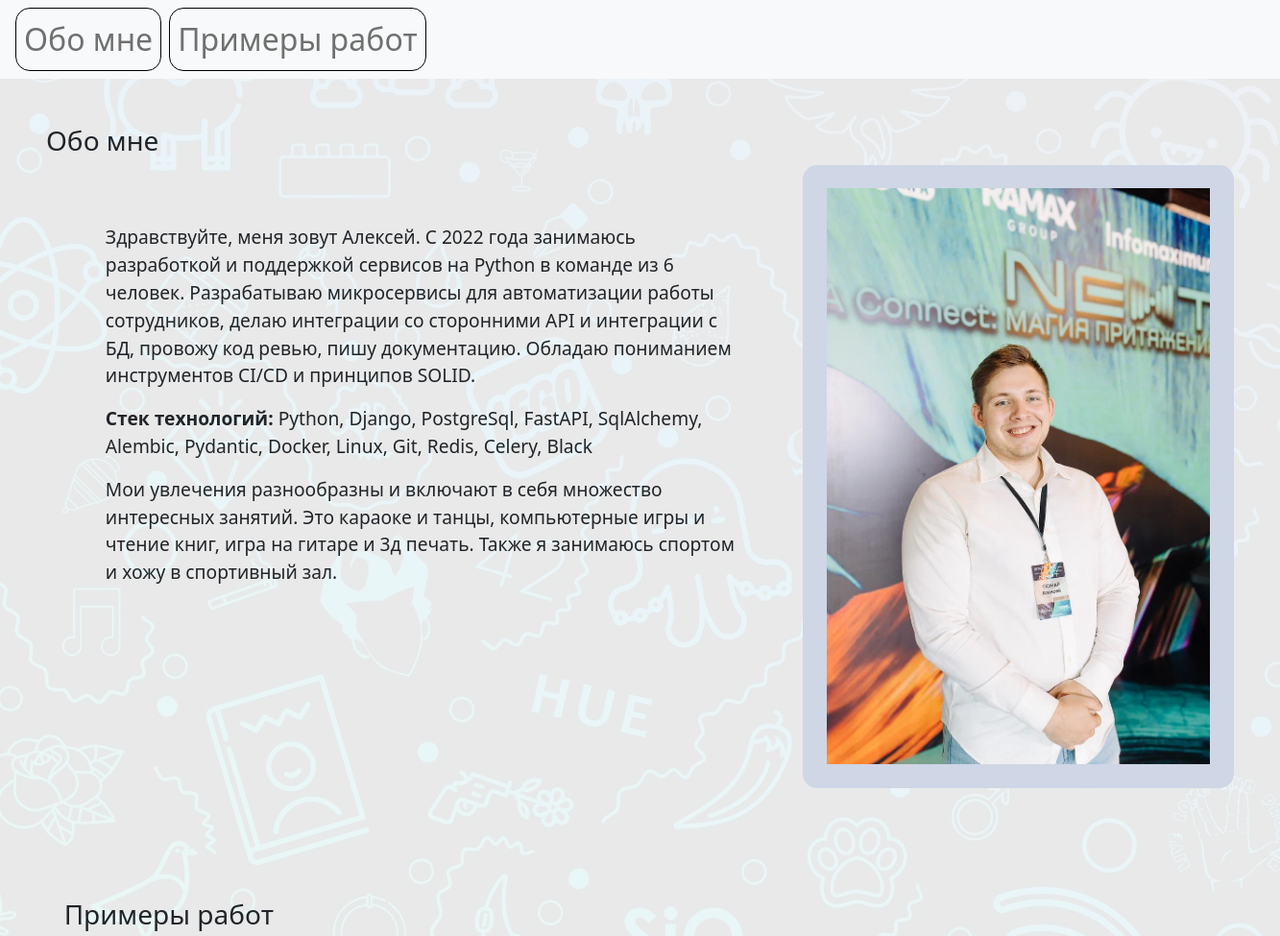
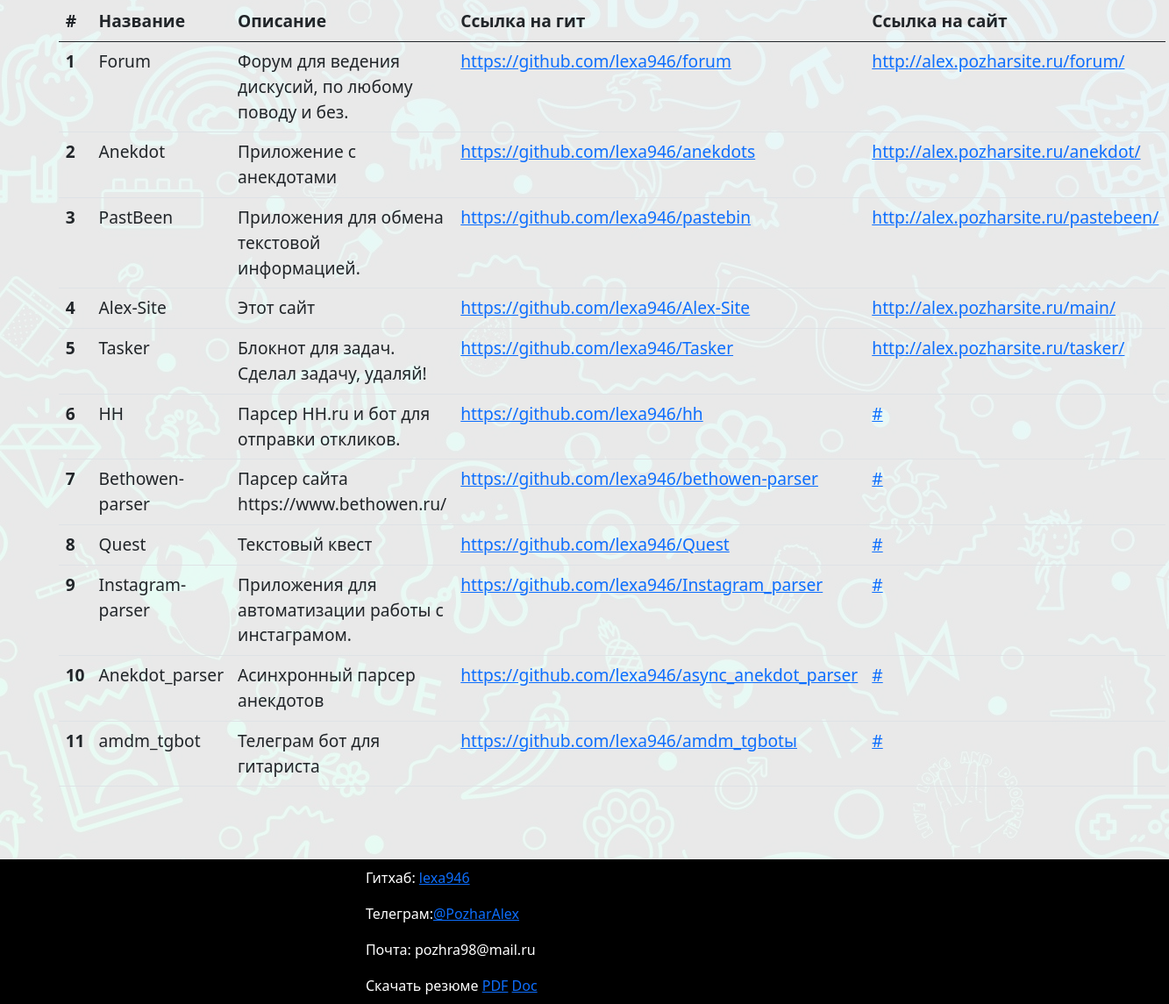
/main/, run on the app's committed database (2 pictures, top to bottom).
### mainapp/models/works.py (models this page shows)
class WorkOrm(Base):
    __tablename__ = "works"
    id: Mapped[int] = mapped_column(primary_key=True, index=True)
    name: Mapped[str]
    description: Mapped[str | None] = mapped_column(default=None)
    git_url: Mapped[str] = mapped_column(unique=True)
    site_url: Mapped[str | None] = mapped_column(default=None)

### mainapp/routers/main.py (the view)
@router.get('/')
async def index(db: Annotated[AsyncSession, Depends(get_db)], request: Request) -> HTMLResponse:
    works = await get_all_works(db)
    return templates.TemplateResponse(r"index.html", {
        "request": request, "works": works,
    })

### mainapp/templates/index.html (shortened to what this page needs)
{% extends "base.html" %}
{% block body %}
<section id="bio" class="p-5">
    <h3>Обо мне</h3>
    <div class="d-flex justify-content-between">
        <div class="profile-description">
            <p style=""> Здравствуйте, меня зовут Алексей. С 2022 года занимаюсь разработкой и поддержкой сервисов на
                Python в
                команде из 6 человек. Разрабатываю микросервисы для автоматизации работы сотрудников, делаю интеграции
                со сторонними API и интеграции с БД, провожу код ревью, пишу документацию. Обладаю пониманием
                инструментов CI/CD и принципов SOLID.
            </p>
            <p><b>Стек технологий:</b> Python, Django, PostgreSql, FastAPI, SqlAlchemy, Alembic, Pydantic, Docker, Linux, Git,
                Redis, Celery, Black</p>
            <p>
                Мои увлечения разнообразны и включают в себя множество интересных занятий. Это караоке и танцы,
                компьютерные игры и чтение книг, игра на гитаре и 3д печать. Также я занимаюсь спортом и хожу в
                спортивный зал.
            </p>
        </div>
        <div class="profile-image">
            <img src="/static/main/img/profile_pic.JPG" alt="Тут я!" id="profile_pic">
        </div>
    </div>
</section>
<section id="works">
    <h3>Примеры работ</h3>
    <table class="table">
        <thead>
            <th scope="col">#</th>
            <th scope="col">Название</th>
            <th scope="col">Описание</th>
            <th scope="col">Ссылка на гит</th>
            <th scope="col">Ссылка на сайт</th>
        </thead>
        <tbody>
            {% for work in works %}
                <tr>
                    <th scope="row">{{ work.id }}</th>
                    <td>{{ work.name }}</td>
                    <td>
                        {{ work.description|default(' ') }}
                    </td>
                    <td><a href="{{ work.git_url }}" class="link" target="_blank">{{ work.git_url }}</a></td>
                    <td><a href="{{ work.site_url|default('#', true) }}" class="link" target="_blank">{{ work.site_url|default('#', true) }}</a></td>
                </tr>
            {% endfor %}
        </tbody>
    </table>
</section>
{% endblock %}

### mainapp/templates/base.html (shortened to what this page needs)
<!DOCTYPE html>
<html lang="en">
<head>
    <link href="https://cdn.jsdelivr.net/npm/bootstrap@5.0.2/dist/css/bootstrap.min.css" rel="stylesheet"
>
    <link rel="stylesheet" href="/static/main/styles/main.css">
</head>
<body>
<div style="" class="mx-auto main-body">
    <nav class="navbar navbar-expand-lg navbar-light bg-light ">
        <div class="container-fluid">
            <ul class="navbar-nav">
                <li class="nav-item mx-1">
                    <a class="nav-link" aria-current="page" href="#bio">Обо мне</a>
                </li>
                <li class="nav-item mx-1">
                    <a class="nav-link" aria-current="page" href="#works">Примеры работ</a>
                </li>
            </ul>
        </div>
    </nav>
    {% block body %}
    {% endblock %}
    <footer>
        <ul class="list-group d-flex">
            <li class="list-group-item" style="background-color: black; color:white;">Гитхаб: <a
                    href="https://github.com/lexa946" class="" target="_blank">lexa946</a></li>
            <li class="list-group-item" style="background-color: black; color:white;">Телеграм:<a
                    href="https://t.me/pozharalex" class="" target="_blank">@PozharAlex</a></li>
            <li class="list-group-item" style="background-color: black; color:white;">Почта: pozhra98@mail.ru</li>
            <li class="list-group-item" style="background-color: black; color:white;">Скачать резюме
                <a href="/static/main/resume.pdf" class="" target="_blank">PDF</a>
                <a href="/static/main/resume.doc" class="" target="_blank">Doc</a>
            </li>
        </ul>
    </footer>
</div>
</body>
</html>

### mainapp/static/styles/main.css (style rules this page uses)
body { background-image: url("/static/main/background.jpg"); min-height: 100%; }
nav { font-size: 2em; }
nav li { border: 1px solid black; border-radius: 15px; }
.main-body { background-color: rgb(255, 255, 255, 90%); max-width: 1400px; alight: center; max-height: 100%; }
.profile-image { padding: 2%; background-color: rgb(207, 214, 230); border-radius: 15px; max-height: 800px; }
.profile-image img { display: block; max-height: 600px; width: auto; }
footer { background-color: black; color: white; padding:0 30%; }
footer li { color: white; background-color: black; }
.profile-description { padding: 5%; font-size: 1.2rem; }
#works { padding: 5%; font-size: 1.2rem; }

### data on the page
WorkOrm: id "1", name "Forum", description "Форум для ведения дискусий, по любому поводу и без.", git_url "https://github.com/lexa946/forum", site_url "http://alex.pozharsite.ru/forum/"
WorkOrm: id "2", name "Anekdot", description "Приложение с анекдотами", git_url "https://github.com/lexa946/anekdots", site_url "http://alex.pozharsite.ru/anekdot/"
WorkOrm: id "3", name "PastBeen", description "Приложения для обмена текстовой информацией.", git_url "https://github.com/lexa946/pastebin", site_url "http://alex.pozharsite.ru/pastebeen/"
WorkOrm: id "4", name "Alex-Site", description "Этот сайт", git_url "https://github.com/lexa946/Alex-Site", site_url "http://alex.pozharsite.ru/main/"
WorkOrm: id "5", name "Tasker", description "Блокнот для задач. Сделал задачу, удаляй!", git_url "https://github.com/lexa946/Tasker", site_url "http://alex.pozharsite.ru/tasker/"
WorkOrm: id "6", name "HH", description "Парсер HH.ru и бот для отправки откликов.", git_url "https://github.com/lexa946/hh", site_url "#"
WorkOrm: id "7", name "Bethowen-parser", description "Парсер сайта https://www.bethowen.ru/", git_url "https://github.com/lexa946/bethowen-parser", site_url "#"
WorkOrm: id "8", name "Quest", description "Текстовый квест", git_url "https://github.com/lexa946/Quest", site_url "#"
WorkOrm: id "9", name "Instagram-parser", description "Приложения для автоматизации работы с инстаграмом.", git_url "https://github.com/lexa946/Instagram_parser", site_url "#"
WorkOrm: id "10", name "Anekdot_parser", description "Асинхронный парсер анекдотов", git_url "https://github.com/lexa946/async_anekdot_parser", site_url "#"
WorkOrm: id "11", name "amdm_tgbot", description "Телеграм бот для гитариста", git_url "https://github.com/lexa946/amdm_tgbotы", site_url "#"
